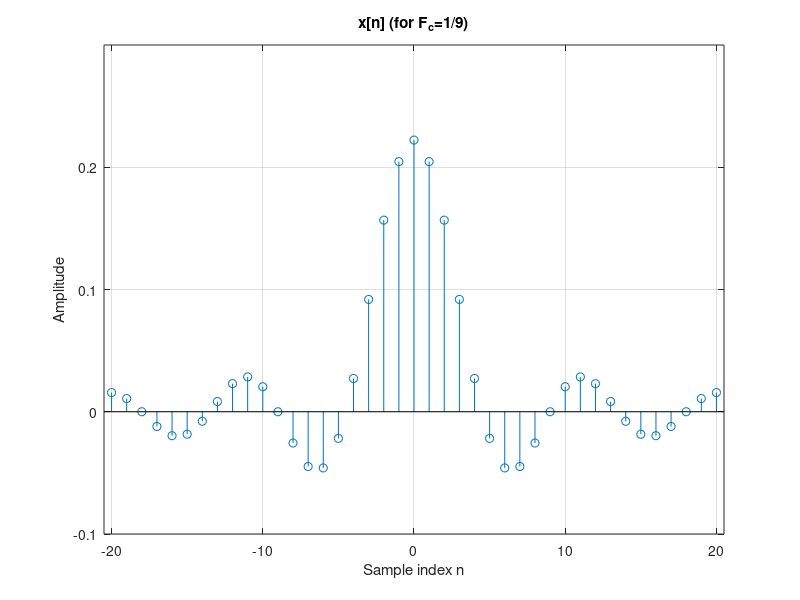

Source code (MATLAB):
% Script: exdt_3_13.m
Fc = 1/9;                % Normalized cutoff frequency
n = [-20:20];            % Vector of sample indices
% Compute the signal x[n]
x = 2*Fc*sinc(2*Fc*n);   % Eqn. (3.88)
% Graph the signal x[n]
stem(n,x); grid;
axis([-20.5,20.5,-0.1,0.3]);
xlabel('Sample index n'); 
ylabel('Amplitude');
title('x[n] (for F_{c}=1/9)');
